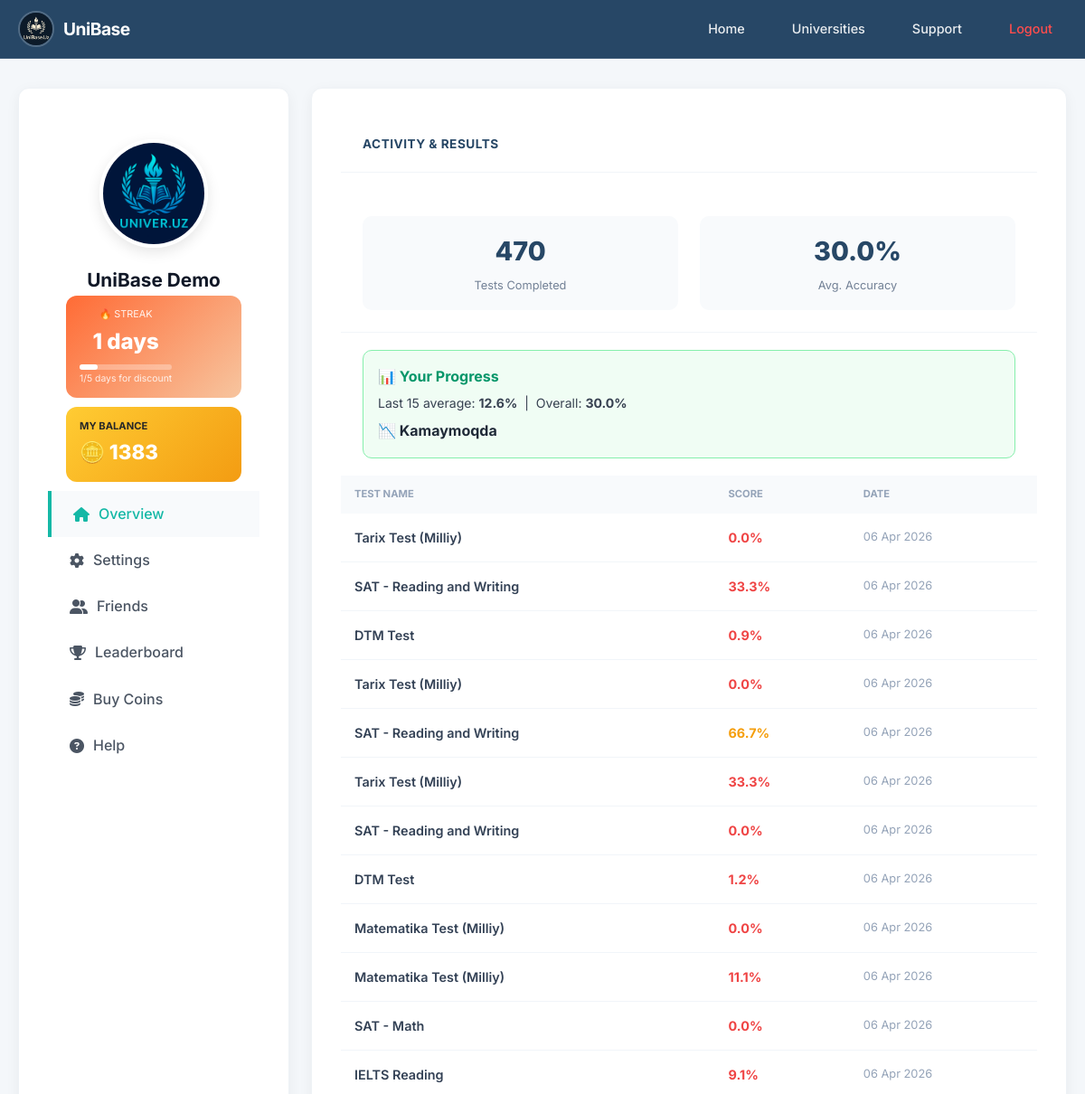
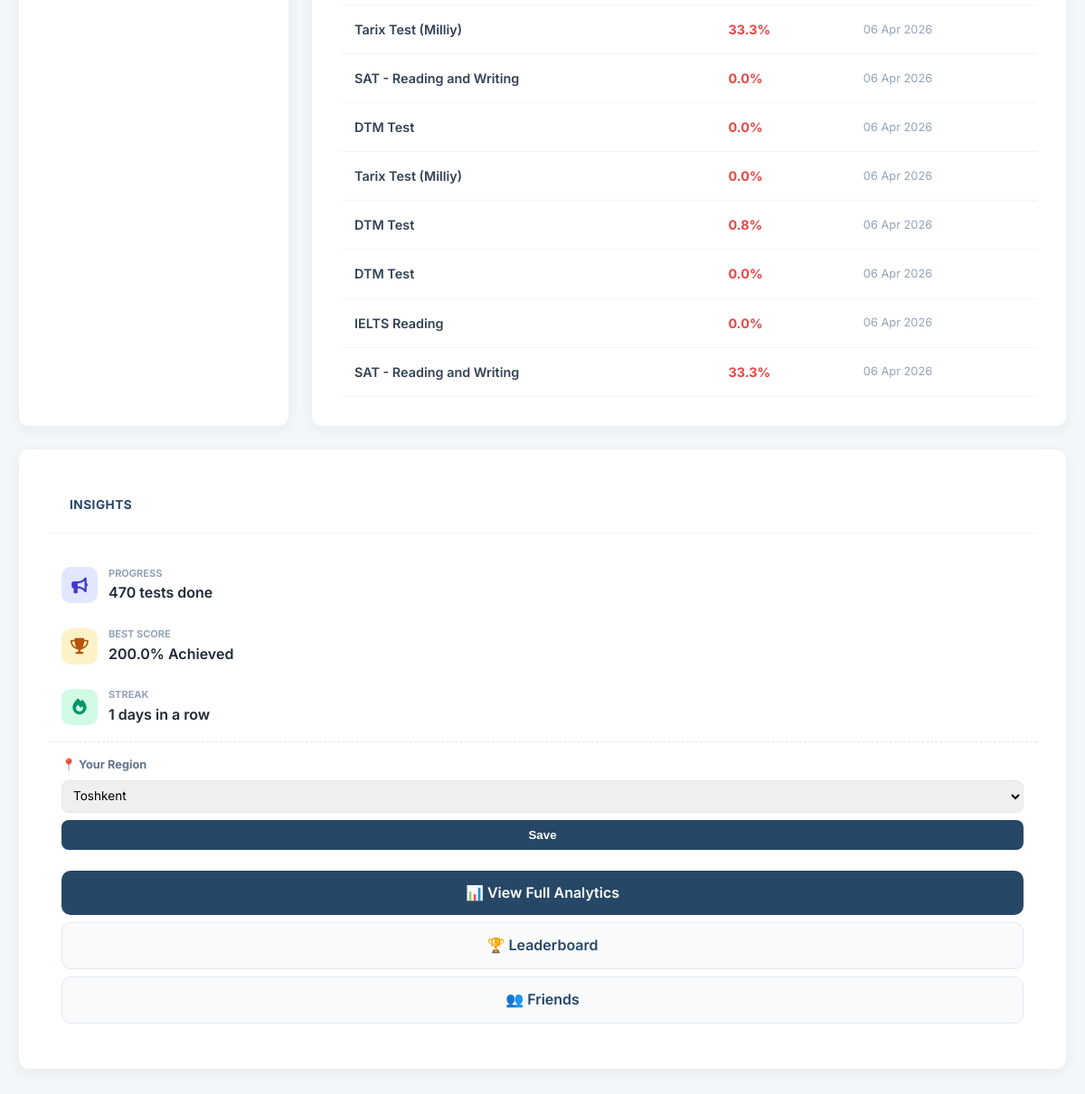
Screenshot of /my_statistics/ (signed in) with the database file from the repository (2 pictures, top to bottom).
### user/models.py (models this page shows, shortened)
class Profile(models.Model):
    user = models.OneToOneField(User, on_delete=models.CASCADE, related_name='profile')
    email = models.EmailField(max_length=254, blank=True, null=True)
    phone_number = models.CharField(max_length=20, blank=True, null=True)
    photo = models.ImageField(upload_to='profiles/', blank=True, null=True)
    coins = models.PositiveIntegerField(default=1000)
    free_trial_used = models.BooleanField(default=False)
    viloyat = models.CharField(max_length=100, blank=True, default='')
    streak_days = models.IntegerField(default=0)
    last_test_date = models.DateField(null=True, blank=True)
    badge = models.CharField(max_length=100, blank=True, default='')
    consecutive_perfect = models.IntegerField(default=0)

### app/models.py (models this page shows, shortened)
class UserTestResult(models.Model):
    user       = models.ForeignKey(User, on_delete=models.CASCADE)
    test_name  = models.CharField(max_length=255)
    score      = models.FloatField()
    date_taken = models.DateTimeField(auto_now_add=True)

### app/views.py (the view)
# urls.py: path('my_statistics/', my_profile_view, name='profile'),
@login_required
def my_profile_view(request):
    user    = request.user
    profile = user.profile
    if request.method == "POST" and request.POST.get('action') == 'update_viloyat':
        profile.viloyat = request.POST.get('viloyat', '')
        profile.save()
        messages.success(request, "Viloyat muvaffaqiyatli saqlandi!")
        return redirect('profile')
    user_results       = UserTestResult.objects.filter(user=user).order_by('-date_taken')
    total_tests_taken  = user_results.count()
    show_analysis      = total_tests_taken >= 15
    tests_until_analysis = max(0, 15 - total_tests_taken)
    average_score = best_score = recent_avg = 0
    trend = ""
    if total_tests_taken > 0:
        scores        = [r.score for r in user_results]
        average_score = round(sum(scores) / total_tests_taken, 1)
        best_score    = max(scores)
        if show_analysis:
            recent_scores = scores[:15]
            recent_avg    = round(sum(recent_scores) / 15, 1)
            trend = "📈 Yaxshilanmoqda" if recent_avg >= average_score else "📉 Kamaymoqda"
    pending_requests = Friendship.objects.filter(to_user=user, accepted=False)
    return render(request, 'profile.html', {
        'user': user.get_full_name() or user.username,
        'profile': profile, 'total_tests_taken': total_tests_taken,
        'average_score': average_score, 'best_score': best_score,
        'user_results': user_results[:20], 'show_analysis': show_analysis,
        'tests_until_analysis': tests_until_analysis, 'recent_avg': recent_avg,
        'trend': trend, 'streak_days': profile.streak_days,
        'has_discount': profile.streak_days >= 5, 'badge': profile.badge,
        'consecutive_perfect': profile.consecutive_perfect, 'viloyatlar': VILOYATLAR,
        'selected_viloyat': profile.viloyat, 'pending_requests': pending_requests,
        'pending_count': pending_requests.count(),
    })

### user/templates/profile.html (shortened to what this page needs)
{% load i18n %}
{% load static %}
<!DOCTYPE html>
<html lang="{{ LANGUAGE_CODE }}">
<head>
    <link rel="stylesheet" href="https://cdnjs.cloudflare.com/ajax/libs/font-awesome/6.4.0/css/all.min.css">
    <link rel="stylesheet" href="{% static 'styles.css' %}">
</head>
<body>
<header>
    <div class="header-container">
        <a href="/" class="logo">
            <img src="/media/media/logo.jpg" alt="Logo" class="logo-img">
            <span class="logo-text">UniBase</span>
        </a>
        <nav class="nav-menu">
            <ul>
                <li><a href="{% url 'home' %}">{% trans "Home" %}</a></li>
                <li><a href="{% url 'univers' %}">{% trans "Universities" %}</a></li>
                <li><a href="https://t.me/unibase_support_bot">{% trans "Support" %}</a></li>
                <li><a href="{% url 'logout' %}" style="color: #ff4d4d;">{% trans "Logout" %}</a></li>
            </ul>
        </nav>
    </div>
</header>
<div class="profile-container">
    <div class="card profile-card">
        <img class="profile-photo"
             src="{% if request.user.profile.photo %}{{ request.user.profile.photo.url }}{% else %}{% static 'default-avatar.png' %}{% endif %}"
             alt="Avatar">
        <h2 class="profile-name">{{ request.user.get_full_name|default:request.user.username }}</h2>
        <div class="streak-box">
            <div>
                <div style="font-size: 0.68rem; opacity: 0.9; margin-bottom: 2px;">🔥 {% trans "STREAK" %}</div>
                <div class="streak-num">{{ streak_days|default:"0" }} {% trans "days" %}</div>
                <div class="streak-progress-wrap">
                    <div class="streak-progress-fill" style="width: {% widthratio streak_days 5 100 %}%;"></div>
                </div>
                <div style="font-size: 0.65rem; opacity: 0.85;">{{ streak_days }}/5 {% trans "days for discount" %}</div>
            </div>
        </div>
        <div class="coin-balance-box">
            <h4>{% trans "My Balance" %}</h4>
            <div class="balance">🪙 {{ request.user.profile.coins }}</div>
        </div>
        <div class="profile-nav">
            <a href="#" class="active"><i class="fa-solid fa-house"></i> {% trans "Overview" %}</a>
            <a href="{% url 'settings' %}"><i class="fa-solid fa-gear"></i> {% trans "Settings" %}</a>
            <a href="{% url 'my_friends' %}">
                <i class="fa-solid fa-user-group"></i> {% trans "Friends" %}
            </a>
            <a href="{% url 'leaderboard' %}"><i class="fa-solid fa-trophy"></i> {% trans "Leaderboard" %}</a>
            <a href="{% url 'buy_coins' %}"><i class="fa-solid fa-coins"></i> {% trans "Buy Coins" %}</a>
            <a href="https://t.me/unibase_support_bot"><i class="fa-solid fa-circle-question"></i> {% trans "Help" %}</a>
        </div>
    </div>
    <div class="card">
        <div class="card-header">{% trans "Activity & Results" %}</div>
        <div class="stats-summary">
            <div class="stat-item">
                <div class="stat-number">{{ total_tests_taken }}</div>
                <div class="stat-label">{% trans "Tests Completed" %}</div>
            </div>
            <div class="stat-item">
                <div class="stat-number">{{ average_score }}%</div>
                <div class="stat-label">{% trans "Avg. Accuracy" %}</div>
            </div>
        </div>
        {% if show_analysis %}
        <div class="analysis-box unlocked">
            <div style="font-weight: 700; color: #059669; margin-bottom: 6px;">📊 {% trans "Your Progress" %}</div>
            <div style="font-size: 0.88rem; color: #374151;">
                {% trans "Last 15 average" %}: <strong>{{ recent_avg }}%</strong> &nbsp;|&nbsp; {% trans "Overall" %}: <strong>{{ average_score }}%</strong>
            </div>
            <div style="margin-top: 6px; font-size: 1rem; font-weight: 700;">{{ trend }}</div>
        </div>
        {% endif %}
        <div style="overflow-x: auto;">
            <table>
                <thead>
                    <tr>
                        <th>{% trans "Test Name" %}</th>
                        <th>{% trans "Score" %}</th>
                        <th>{% trans "Date" %}</th>
                    </tr>
                </thead>
                <tbody>
                    {% for result in user_results %}
                    <tr>
                        <td style="font-weight: 600;">{{ result.test_name }}</td>
                        <td>
                            <span style="color: {% if result.score >= 80 %}#10b981{% elif result.score >= 50 %}#f59e0b{% else %}#ef4444{% endif %}; font-weight: bold;">
                                {{ result.score }}%
                            </span>
                        </td>
                        <td style="color: #94a3b8; font-size: 0.8rem;">{{ result.date_taken|date:"d M Y" }}</td>
                    </tr>
                    {% empty %}
                    <tr>
                        <td colspan="3" style="text-align:center; padding: 2rem; color: #94a3b8;">{% trans "No activity recorded yet" %}</td>
                    </tr>
                    {% endfor %}
                </tbody>
            </table>
        </div>
    </div>
    <div class="card premium-card">
        <div class="card-header">{% trans "Insights" %}</div>
        <div class="feed-row">
            <div class="icon-box bg-soft-blue"><i class="fa-solid fa-bullhorn"></i></div>
            <div>
                <div style="font-size: 11px; font-weight: 700; color: #94a3b8;">{% trans "PROGRESS" %}</div>
                <div style="font-weight: 600;">{{ total_tests_taken }} {% trans "tests done" %}</div>
            </div>
        </div>
        <div class="feed-row">
            <div class="icon-box bg-soft-gold"><i class="fa-solid fa-trophy"></i></div>
            <div>
                <div style="font-size: 11px; font-weight: 700; color: #94a3b8;">{% trans "BEST SCORE" %}</div>
                <div style="font-weight: 600;">{{ best_score }}% {% trans "Achieved" %}</div>
            </div>
        </div>
        <div class="feed-row">
            <div class="icon-box bg-soft-green"><i class="fa-solid fa-fire"></i></div>
            <div>
                <div style="font-size: 11px; font-weight: 700; color: #94a3b8;">{% trans "STREAK" %}</div>
                <div style="font-weight: 600;">{{ streak_days }} {% trans "days in a row" %}</div>
            </div>
        </div>
        <form method="POST" action="{% url 'profile' %}" class="viloyat-form">
            <label>📍 {% trans "Your Region" %}</label>
            <select name="viloyat">
                {% for v in viloyatlar %}
                <option value="{{ v }}" {% if v == selected_viloyat %}selected{% endif %}>{{ v }}</option>
                {% endfor %}
            </select>
            <button type="submit">{% trans "Save" %}</button>
        </form>
        <div style="padding: 0 0 10px;">
            <a href="{% url 'analytics' %}" class="btn-analytics">📊 {% trans "View Full Analytics" %}</a>
            <a href="{% url 'leaderboard' %}" class="btn-analytics btn-outline">🏆 {% trans "Leaderboard" %}</a>
            <a href="{% url 'my_friends' %}" class="btn-analytics btn-outline">👥 {% trans "Friends" %}</a>
        </div>
    </div>
</div>
</body>
</html>

### app/static/styles.css (style rules this page uses)
:root { --color-primary: #1e3a5f; --color-primary-dark: #152b47; --color-primary-light: #2a4d7a; --color-accent: #26d0ce; --color-accent-dark: #1db5b3; --color-accent-light: #4dd9d7; --color-white: #ffffff; --color-black: #000000; --color-gray-50: #f9fafb; --color-gray-100: #f3f4f6; --color-gray-200: #e5e7eb; --color-gray-300: #d1d5db; --color-gray-400: #9ca3af; --color-gray-500: #6b7280; --color-gray-600: #4b5563; --color-gray-700: #374151; --color-gray-800: #1f2937; --color-gray-900: #111827; --color-success: #10b981; --color-warning: #f59e0b; --color-error: #ef4444; --color-info: #3b82f6; --font-family: 'Inter', -apple-system, BlinkMacSystemFont, 'Segoe UI', sans-serif; --font-size-xs: 0.75rem; --font-size-sm: 0.875rem; --font-size-base: 1rem; --font-size-lg: 1.125rem; --font-size-xl: 1.25rem; --font-size-2xl: 1.5rem; --font-size-3xl: 1.875rem; --font-size-4xl: 2.25rem; --font-size-5xl: 3rem; --spacing-xs: 0.25rem; --spacing-sm: 0.5rem; --spacing-md: 1rem; --spacing-lg: 1.5rem; --spacing-xl: 2rem; --spacing-2xl: 3rem; --spacing-3xl: 4rem; --radius-sm: 0.25rem; --radius-md: 0.5rem; --radius-lg: 0.75rem; --radius-xl: 1rem; --radius-full: 9999px; --shadow-sm: 0 1px 2px 0 rgba(0, 0, 0, 0.05); --shadow-md: 0 4px 6px -1px rgba(0, 0, 0, 0.1); --shadow-lg: 0 10px 15px -3px rgba(0, 0, 0, 0.1); --shadow-xl: 0 20px 25px -5px rgba(0, 0, 0, 0.1); --transition-fast: 150ms cubic-bezier(0.4, 0, 0.2, 1); --transition-base: 300ms cubic-bezier(0.4, 0, 0.2, 1); --transition-slow: 500ms cubic-bezier(0.4, 0, 0.2, 1); }
* { margin: 0; padding: 0; box-sizing: border-box; }
html { font-size: 16px; scroll-behavior: smooth; }
body { font-family: var(--font-family); font-size: var(--font-size-base); line-height: 1.6; color: var(--color-gray-800); background-color: var(--color-gray-50); -webkit-font-smoothing: antialiased; -moz-osx-font-smoothing: grayscale; }
h1, h2, h3, h4, h5, h6 { font-weight: 700; line-height: 1.2; color: var(--color-gray-900); margin-bottom: var(--spacing-md); }
h2 { font-size: var(--font-size-4xl); }
h4 { font-size: var(--font-size-2xl); }
a { color: var(--color-accent); text-decoration: none; transition: color var(--transition-fast); }
header { background: rgba(30, 58, 95, 0.85); backdrop-filter: blur(12px); -webkit-backdrop-filter: blur(12px); border-bottom: 1px solid rgba(255, 255, 255, 0.1); color: var(--color-white); padding: var(--spacing-md) 0; position: sticky; top: 0; z-index: 1000; transition: all var(--transition-base); }
.header-container { display: flex; justify-content: space-between; align-items: center; }
.logo { display: flex; align-items: center; gap: var(--spacing-sm); text-decoration: none; transition: transform var(--transition-fast); font-size: var(--font-size-xl); font-weight: 800; color: var(--color-white); letter-spacing: -0.5px; }
.logo-img { height: 40px; width: 40px; object-fit: cover; border-radius: 50%; border: 2px solid rgba(255, 255, 255, 0.2); transition: border-color var(--transition-fast); }
.logo-text { font-size: var(--font-size-xl); font-weight: 800; color: var(--color-white); letter-spacing: -0.5px; }
nav ul { list-style: none; display: flex; gap: var(--spacing-sm); align-items: center; margin: 0; padding: 0; }
nav a { color: rgba(255, 255, 255, 0.9); font-weight: 500; font-size: var(--font-size-sm); padding: var(--spacing-sm) var(--spacing-md); border-radius: var(--radius-full); transition: all var(--transition-fast); position: relative; overflow: hidden; }
.btn-outline { background-color: transparent; color: var(--color-primary); border: 2px solid var(--color-primary); }
.card { background-color: var(--color-white); border-radius: var(--radius-xl); padding: var(--spacing-xl); box-shadow: var(--shadow-md); transition: all var(--transition-base); }
.card-header { margin-bottom: var(--spacing-lg); padding-bottom: var(--spacing-md); border-bottom: 2px solid var(--color-gray-100); }
.stat-label { font-size: var(--font-size-base); opacity: 0.9; }

### rows the page displays
UserTestResult: test_name "Tarix Test (Milliy)", score "0.0", date_taken "06 Apr 2026"
UserTestResult: test_name "SAT - Reading and Writing", score "33.3", date_taken "06 Apr 2026"
UserTestResult: test_name "DTM Test", score "0.9", date_taken "06 Apr 2026"
UserTestResult: test_name "Tarix Test (Milliy)", score "0.0", date_taken "06 Apr 2026"
UserTestResult: test_name "SAT - Reading and Writing", score "66.7", date_taken "06 Apr 2026"
UserTestResult: test_name "Tarix Test (Milliy)", score "33.3", date_taken "06 Apr 2026"
UserTestResult: test_name "SAT - Reading and Writing", score "0.0", date_taken "06 Apr 2026"
UserTestResult: test_name "DTM Test", score "1.2", date_taken "06 Apr 2026"
UserTestResult: test_name "Matematika Test (Milliy)", score "0.0", date_taken "06 Apr 2026"
UserTestResult: test_name "Matematika Test (Milliy)", score "11.1", date_taken "06 Apr 2026"
UserTestResult: test_name "SAT - Math", score "0.0", date_taken "06 Apr 2026"
UserTestResult: test_name "IELTS Reading", score "9.1", date_taken "06 Apr 2026"
UserTestResult: test_name "Tarix Test (Milliy)", score "33.3", date_taken "06 Apr 2026"
UserTestResult: test_name "SAT - Reading and Writing", score "0.0", date_taken "06 Apr 2026"
UserTestResult: test_name "DTM Test", score "0.0", date_taken "06 Apr 2026"
UserTestResult: test_name "Tarix Test (Milliy)", score "0.0", date_taken "06 Apr 2026"
UserTestResult: test_name "DTM Test", score "0.8", date_taken "06 Apr 2026"
UserTestResult: test_name "DTM Test", score "0.0", date_taken "06 Apr 2026"
UserTestResult: test_name "IELTS Reading", score "0.0", date_taken "06 Apr 2026"
UserTestResult: test_name "SAT - Reading and Writing", score "33.3", date_taken "06 Apr 2026"
UserTestResult: score "200.0"
Profile: viloyat "Toshkent"

### other values shown
{{ request.user.get_full_name|default:request.user.username }} "UniBase Demo"
{{ streak_days|default:"0" }} "1"
{{ streak_days }} "1"
{{ request.user.profile.coins }} "1383"
{{ total_tests_taken }} "470"
{{ average_score }} "30.0"
{{ recent_avg }} "12.6"
{{ trend }} "📉 Kamaymoqda"
